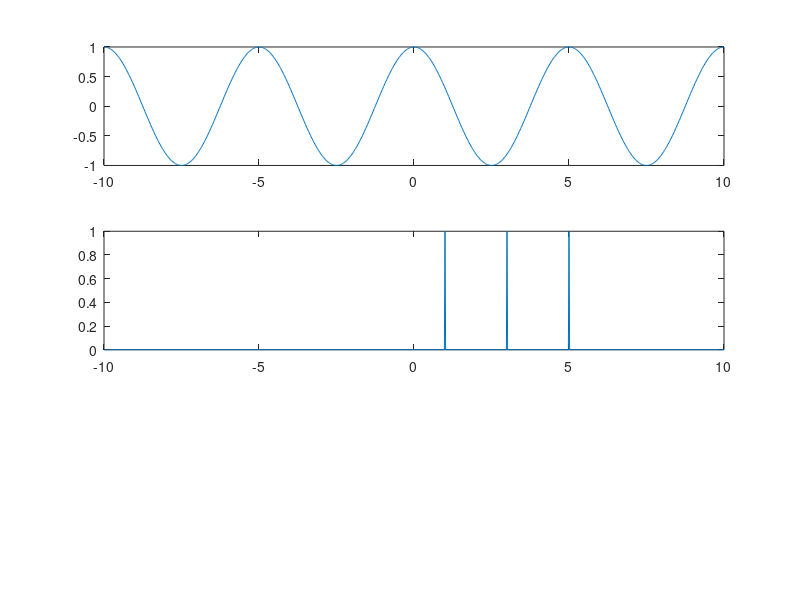

MATLAB code for this plot: (Note: this script raises an error after producing the figure.)
clear all; clc ;close all;

n =  linspace(-10,10,1001);

%% LAB 03 Practice 1 Q1
s = cos(2*pi*0.2*n);
%s = t.*(t>0).*(t<2);
inpulse = 1.*(n==1)+1.*(n==3)+1.*(n==5);%1.*(n==5)
figure(1);
subplot(3,1,1);
plot(n,s);

figure(1);
subplot(3,1,2);
plot(n,inpulse);

[conv_y,out_length] = conv_(s,inpulse);
conv_n = linspace(2*min(n),2*max(n),out_length);
figure(1);
subplot(3,1,3);
plot(conv_n,conv_y);

%% LAB 03 Practice 1 Q2
%s = cos(2*pi*0.2*t).*(t<-pi) + cos(2*pi*0.8*t).*(t>=-1*pi);
%s = cos(2*pi*0.2*t)+cos(2*pi*0.8*t)+cos(2*pi*0.4*t);
s = cos(2*pi*0.2*n);
zero_syc = (length(n)-1)/2 +1;
h=zeros(1,length(n));
for i = 2:length(n)
    h(i)=h(i-1)+2*(n(i)==1)+3*(n(i)==4);    
end
figure(2);
subplot(3,1,1);
plot(n,s);

figure(2);
subplot(3,1,2);
plot(n,h);

[conv_y,out_length] = conv_(s,h);
conv_n = linspace(2*min(n),2*max(n),out_length);
figure(2);
subplot(3,1,3);
plot(conv_n,conv_y);

%z =  linspace(0,5,1001);
%H_of_z = (1 + 0.9*z.^-1 )./((1-1.6*z.^-1+0.73*z.^-2));
%H_of_z = ((1 - 1*z.^-1 ).*(1 - 4*z.^-1 ))./(((1 - 2*z.^-1 ).*(1 - 2.1*z.^-1 ).*(1 - 2.2*z.^-1 ).*(1 - 2.3*z.^-1 )));
%H_of_z(isnan(H_of_z))=0;

%{
figure(2);
subplot(2,1,1);
plot(z,abs(H_of_z));
title('|H(z)|')
subplot(2,1,2);
plot(z,phase(H_of_z));
title('∠H(z)')

S = fftshift(fft(s));
h_of_n = ifft(H_of_z);

figure(3);
plot(n,abs(h_of_n));

figure(4);
plot(z,abs(S));
%}



